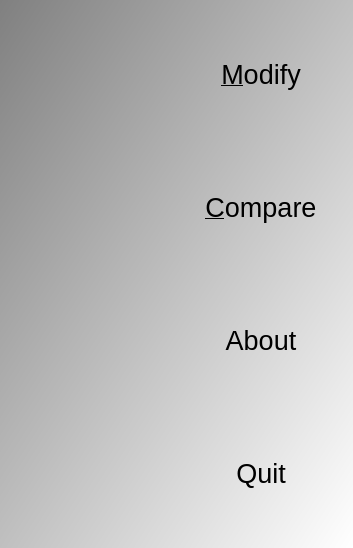
<?xml version="1.0" encoding="UTF-8"?>
<ui version="4.0">
 <class>QtTestQtArrowItemsMenuDialog</class>
 <widget class="QDialog" name="QtTestQtArrowItemsMenuDialog">
  <property name="geometry">
   <rect>
    <x>0</x>
    <y>0</y>
    <width>353</width>
    <height>548</height>
   </rect>
  </property>
  <property name="font">
   <font>
    <pointsize>20</pointsize>
   </font>
  </property>
  <property name="windowTitle">
   <string>TestQtArrowItems</string>
  </property>
  <property name="windowIcon">
   <iconset resource="ToolTestQtArrowItems.qrc">
    <normaloff>:/images/R.png</normaloff>:/images/R.png</iconset>
  </property>
  <property name="styleSheet">
   <string notr="true">QDialog { 
background-color: qlineargradient(x1: 0, y1: 0, x2: 1, y2: 1, stop: 0  #808080, stop: 1 #ffffff);
}
QPushButton { background-color: rgb(255, 255, 255);  }
QPushButton { color: rgb(0,0,0); }
QPushButton { font: 48px,&quot;Courier New&quot;,&quot;Courier&quot;, &quot;monospace&quot; }</string>
  </property>
  <layout class="QGridLayout" name="gridLayout">
   <item row="2" column="1">
    <widget class="QPushButton" name="button_about">
     <property name="sizePolicy">
      <sizepolicy hsizetype="Minimum" vsizetype="Minimum">
       <horstretch>0</horstretch>
       <verstretch>0</verstretch>
      </sizepolicy>
     </property>
     <property name="text">
      <string>About</string>
     </property>
     <property name="flat">
      <bool>true</bool>
     </property>
    </widget>
   </item>
   <item row="3" column="1">
    <widget class="QPushButton" name="button_quit">
     <property name="sizePolicy">
      <sizepolicy hsizetype="Minimum" vsizetype="Minimum">
       <horstretch>0</horstretch>
       <verstretch>0</verstretch>
      </sizepolicy>
     </property>
     <property name="text">
      <string>Quit</string>
     </property>
     <property name="flat">
      <bool>true</bool>
     </property>
    </widget>
   </item>
   <item row="3" column="0">
    <widget class="QLabel" name="label_5">
     <property name="text">
      <string/>
     </property>
     <property name="pixmap">
      <pixmap resource="ToolTestQtArrowItems.qrc">:/images/ToolTestQtArrowItemsQuit.png</pixmap>
     </property>
    </widget>
   </item>
   <item row="1" column="1">
    <widget class="QPushButton" name="button_compare">
     <property name="sizePolicy">
      <sizepolicy hsizetype="Minimum" vsizetype="Minimum">
       <horstretch>0</horstretch>
       <verstretch>0</verstretch>
      </sizepolicy>
     </property>
     <property name="text">
      <string>&amp;Compare</string>
     </property>
     <property name="flat">
      <bool>true</bool>
     </property>
    </widget>
   </item>
   <item row="1" column="0">
    <widget class="QLabel" name="label_2">
     <property name="text">
      <string/>
     </property>
     <property name="pixmap">
      <pixmap resource="ToolTestQtArrowItems.qrc">:/images/ToolTestQtArrowItemsCompare.png</pixmap>
     </property>
    </widget>
   </item>
   <item row="0" column="1">
    <widget class="QPushButton" name="button_modify">
     <property name="sizePolicy">
      <sizepolicy hsizetype="Minimum" vsizetype="Minimum">
       <horstretch>0</horstretch>
       <verstretch>0</verstretch>
      </sizepolicy>
     </property>
     <property name="text">
      <string>&amp;Modify</string>
     </property>
     <property name="flat">
      <bool>true</bool>
     </property>
    </widget>
   </item>
   <item row="0" column="0">
    <widget class="QLabel" name="label_3">
     <property name="text">
      <string/>
     </property>
     <property name="pixmap">
      <pixmap resource="ToolTestQtArrowItems.qrc">:/images/ToolTestQtArrowItemsModify.png</pixmap>
     </property>
    </widget>
   </item>
   <item row="2" column="0">
    <widget class="QLabel" name="label_4">
     <property name="text">
      <string/>
     </property>
     <property name="pixmap">
      <pixmap resource="ToolTestQtArrowItems.qrc">:/images/ToolTestQtArrowItemsAbout.png</pixmap>
     </property>
    </widget>
   </item>
  </layout>
 </widget>
 <tabstops>
  <tabstop>button_modify</tabstop>
  <tabstop>button_compare</tabstop>
  <tabstop>button_about</tabstop>
  <tabstop>button_quit</tabstop>
 </tabstops>
 <resources>
  <include location="ToolTestQtArrowItems.qrc"/>
 </resources>
 <connections/>
</ui>
